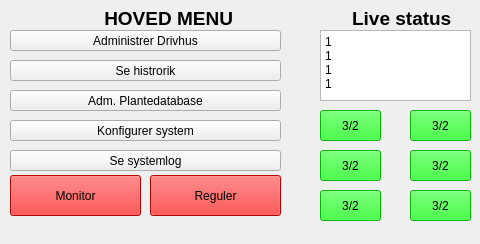
<?xml version="1.0" encoding="UTF-8"?>
<ui version="4.0">
 <class>MainWindow</class>
 <widget class="QMainWindow" name="MainWindow">
  <property name="geometry">
   <rect>
    <x>0</x>
    <y>0</y>
    <width>480</width>
    <height>244</height>
   </rect>
  </property>
  <property name="maximumSize">
   <size>
    <width>480</width>
    <height>272</height>
   </size>
  </property>
  <property name="windowTitle">
   <string>MainWindow</string>
  </property>
  <widget class="QWidget" name="centralWidget">
   <widget class="QPushButton" name="status2">
    <property name="geometry">
     <rect>
      <x>410</x>
      <y>110</y>
      <width>61</width>
      <height>31</height>
     </rect>
    </property>
    <property name="styleSheet">
     <string notr="true">background-color: rgb(0, 255, 0);</string>
    </property>
    <property name="text">
     <string>3/2</string>
    </property>
   </widget>
   <widget class="QPushButton" name="btn_history">
    <property name="geometry">
     <rect>
      <x>10</x>
      <y>60</y>
      <width>271</width>
      <height>21</height>
     </rect>
    </property>
    <property name="text">
     <string>Se histrorik</string>
    </property>
   </widget>
   <widget class="QPushButton" name="btn_konfig">
    <property name="geometry">
     <rect>
      <x>10</x>
      <y>120</y>
      <width>271</width>
      <height>21</height>
     </rect>
    </property>
    <property name="text">
     <string>Konfigurer system</string>
    </property>
   </widget>
   <widget class="QPushButton" name="status3">
    <property name="geometry">
     <rect>
      <x>320</x>
      <y>150</y>
      <width>61</width>
      <height>31</height>
     </rect>
    </property>
    <property name="styleSheet">
     <string notr="true">background-color: rgb(0, 255, 0);</string>
    </property>
    <property name="text">
     <string>3/2</string>
    </property>
   </widget>
   <widget class="QPushButton" name="btn_adminDrivhus">
    <property name="geometry">
     <rect>
      <x>10</x>
      <y>30</y>
      <width>271</width>
      <height>21</height>
     </rect>
    </property>
    <property name="text">
     <string>Administrer Drivhus</string>
    </property>
   </widget>
   <widget class="QPushButton" name="btn_adminPlanteDB">
    <property name="geometry">
     <rect>
      <x>10</x>
      <y>90</y>
      <width>271</width>
      <height>21</height>
     </rect>
    </property>
    <property name="text">
     <string>Adm. Plantedatabase</string>
    </property>
   </widget>
   <widget class="QPushButton" name="btn_reguler">
    <property name="geometry">
     <rect>
      <x>150</x>
      <y>175</y>
      <width>131</width>
      <height>41</height>
     </rect>
    </property>
    <property name="styleSheet">
     <string notr="true">background-color: rgb(255, 0, 0);</string>
    </property>
    <property name="text">
     <string>Reguler</string>
    </property>
   </widget>
   <widget class="QLabel" name="label">
    <property name="geometry">
     <rect>
      <x>20</x>
      <y>10</y>
      <width>231</width>
      <height>16</height>
     </rect>
    </property>
    <property name="font">
     <font>
      <pointsize>14</pointsize>
      <weight>75</weight>
      <bold>true</bold>
     </font>
    </property>
    <property name="text">
     <string>                HOVED MENU</string>
    </property>
   </widget>
   <widget class="QLabel" name="label_2">
    <property name="geometry">
     <rect>
      <x>310</x>
      <y>10</y>
      <width>161</width>
      <height>16</height>
     </rect>
    </property>
    <property name="font">
     <font>
      <pointsize>14</pointsize>
      <weight>75</weight>
      <bold>true</bold>
     </font>
    </property>
    <property name="text">
     <string>        Live status</string>
    </property>
   </widget>
   <widget class="QPushButton" name="status6">
    <property name="geometry">
     <rect>
      <x>410</x>
      <y>190</y>
      <width>61</width>
      <height>31</height>
     </rect>
    </property>
    <property name="styleSheet">
     <string notr="true">background-color: rgb(0, 255, 0);</string>
    </property>
    <property name="text">
     <string>3/2</string>
    </property>
   </widget>
   <widget class="QPlainTextEdit" name="pte_livestatus">
    <property name="geometry">
     <rect>
      <x>320</x>
      <y>30</y>
      <width>151</width>
      <height>71</height>
     </rect>
    </property>
    <property name="plainText">
     <string>1
1
1
1</string>
    </property>
   </widget>
   <widget class="QPushButton" name="status5">
    <property name="geometry">
     <rect>
      <x>320</x>
      <y>190</y>
      <width>61</width>
      <height>31</height>
     </rect>
    </property>
    <property name="styleSheet">
     <string notr="true">background-color: rgb(0, 255, 0);</string>
    </property>
    <property name="text">
     <string>3/2</string>
    </property>
   </widget>
   <widget class="QPushButton" name="status4">
    <property name="geometry">
     <rect>
      <x>410</x>
      <y>150</y>
      <width>61</width>
      <height>31</height>
     </rect>
    </property>
    <property name="styleSheet">
     <string notr="true">background-color: rgb(0, 255, 0);</string>
    </property>
    <property name="text">
     <string>3/2</string>
    </property>
   </widget>
   <widget class="QPushButton" name="btn_monitor">
    <property name="geometry">
     <rect>
      <x>10</x>
      <y>175</y>
      <width>131</width>
      <height>41</height>
     </rect>
    </property>
    <property name="styleSheet">
     <string notr="true">background-color: rgb(255, 0, 0);</string>
    </property>
    <property name="text">
     <string>Monitor</string>
    </property>
   </widget>
   <widget class="QPushButton" name="btn_systemlog">
    <property name="geometry">
     <rect>
      <x>10</x>
      <y>150</y>
      <width>271</width>
      <height>21</height>
     </rect>
    </property>
    <property name="text">
     <string>Se systemlog</string>
    </property>
   </widget>
   <widget class="QPushButton" name="status1">
    <property name="geometry">
     <rect>
      <x>320</x>
      <y>110</y>
      <width>61</width>
      <height>31</height>
     </rect>
    </property>
    <property name="styleSheet">
     <string notr="true">background-color: rgb(0, 255, 0);</string>
    </property>
    <property name="text">
     <string>3/2</string>
    </property>
   </widget>
  </widget>
  <widget class="QMenuBar" name="menuBar">
   <property name="geometry">
    <rect>
     <x>0</x>
     <y>0</y>
     <width>480</width>
     <height>20</height>
    </rect>
   </property>
  </widget>
 </widget>
 <layoutdefault spacing="6" margin="11"/>
 <resources/>
 <connections/>
</ui>
